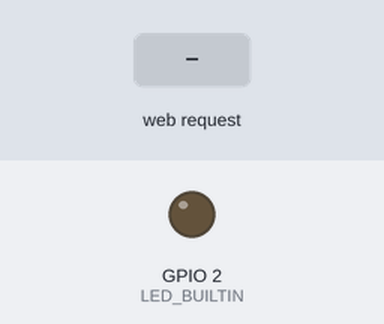
The sketch below on a simulated ESP8266 (NodeMCU). Parts: output pins drawn as LEDs (lit = HIGH, except the on-board LED, lit = LOW). The inputs (shaded band) are chosen by the test bench. What the sketch prints to the serial monitor is not drawn.

Above: at 2.2 s.
2.3 s: HTTP request GET /?lock=1 received
At 2.6 s:
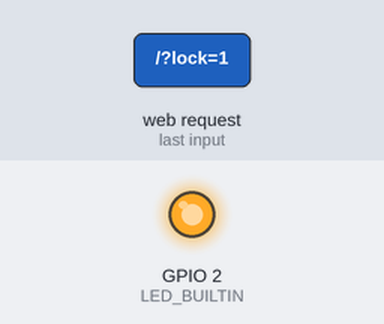
Timing chart, 0 to 5.3 s (numbered marks = the images above; inputs shaded):
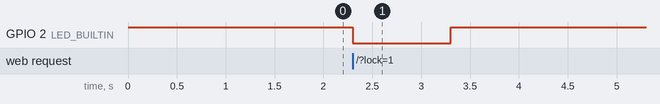

Measured:
- after the input at 2.3 s, GPIO 2 (LED_BUILTIN): HIGH → LOW at once, → HIGH 1.0 s later

The sketch:

WiFiAccessPoint.ino
```cpp
#include <ESP8266WiFi.h>
#include <WiFiClient.h>
#include <ESP8266WebServer.h>

#ifndef APSSID
#define APSSID "doorlock"//don't change the name as same name confg in app
#define APPSK  "password"
#endif

/* Set these to your desired credentials. */
const char *ssid = APSSID;
const char *password = APPSK;

ESP8266WebServer server(80);

void handleRoot() {
  server.send(200, "text/html", "you are connected");
  int val=server.arg("lock").toInt();
  if(val==0)
  digitalWrite(LED_BUILTIN, HIGH);
  else{
    digitalWrite(LED_BUILTIN, LOW);//unlock the door for one second
    delay(1000);
    digitalWrite(LED_BUILTIN, HIGH);
  }

  Serial.println(val);
}

void setup() {
  pinMode(LED_BUILTIN, OUTPUT);
  digitalWrite(LED_BUILTIN, HIGH);

  delay(1000);
  Serial.begin(9600);
  Serial.println();
  Serial.print("Configuring access point...");
  WiFi.softAP(ssid, password);

  IPAddress myIP = WiFi.softAPIP();
  Serial.print("AP IP address: ");
  Serial.println(myIP);
  server.on("/", handleRoot);
  server.begin();
  Serial.println("HTTP server started");
}

void loop() {
  server.handleClient();
}
```
